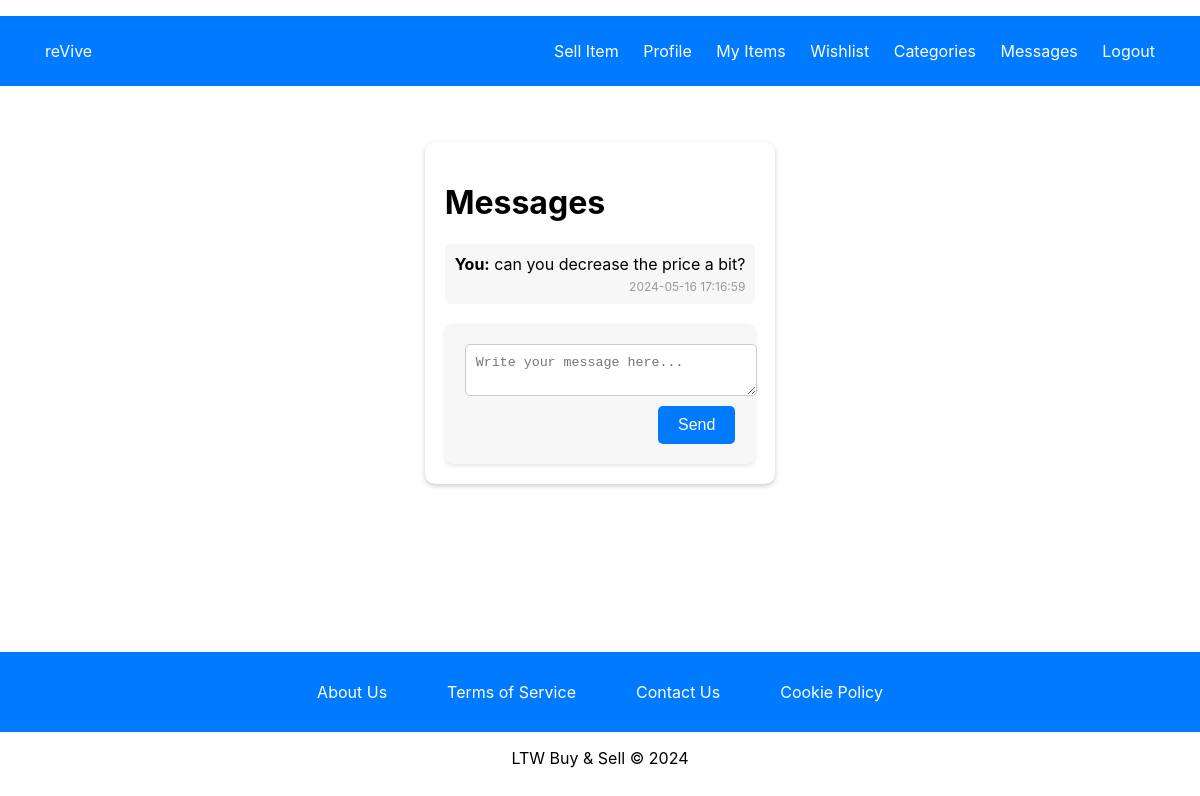
/pages/message.php?item_id=12&receiver_id=5 (signed in), run on an earlier commit of the app's database.
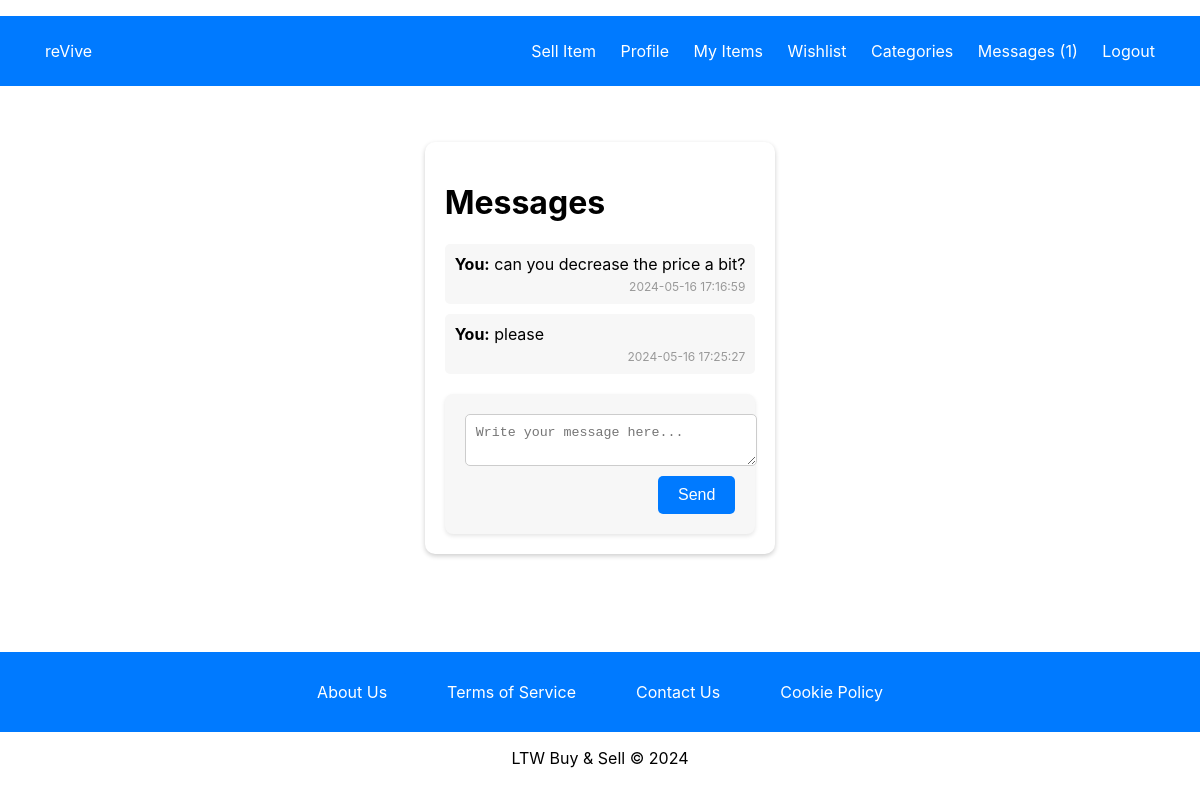
And on a later commit of the database.
### tables this page shows
CREATE TABLE messages (
    id INTEGER PRIMARY KEY AUTOINCREMENT,
    sender_id INTEGER NOT NULL,
    receiver_id INTEGER NOT NULL,
    item_id INTEGER NOT NULL,
    message TEXT NOT NULL,
    timestamp DATETIME DEFAULT CURRENT_TIMESTAMP,
    is_read INT DEFAULT 0,
    FOREIGN KEY (sender_id) REFERENCES users(user_id),
    FOREIGN KEY (receiver_id) REFERENCES users(user_id),
    FOREIGN KEY (item_id) REFERENCES items(item_id)
);

### utils/session.php (called while the page is built, shortened)
<?php
class Session {
    public function isLoggedIn() {
        return isset($_SESSION['user_id']);
    }
    public function getId() {
        return $_SESSION['user_id'] ?? null;
    }
    public function getUnreadMessageCount(PDO $db) {
        $userId = $this->getId();
        $stmt = $db->prepare('SELECT COUNT(*) FROM messages WHERE receiver_id = ? AND is_read = 0');
        $stmt->execute([$userId]);
        return $stmt->fetchColumn();
    }
}
?>

### database/messages.class.php (called while the page is built, shortened)
<?php
class Message {
    public static function getMessages(PDO $db, int $user_id, int $receiver_id, int $item_id): array {
        $stmt = $db->prepare('
            SELECT *
            FROM messages
            WHERE (sender_id = ? AND receiver_id = ? OR sender_id = ? AND receiver_id = ?)
            AND item_id = ?
            ORDER BY timestamp ASC
        ');
        $stmt->execute([$user_id, $receiver_id, $receiver_id, $user_id, $item_id]);
        $messages = $stmt->fetchAll(PDO::FETCH_ASSOC);
        $stmt = $db->prepare('UPDATE messages SET is_read = 1 WHERE receiver_id = ? AND sender_id = ? AND item_id = ?');
        $stmt->execute([$user_id, $receiver_id, $item_id]);
        return $messages;
    }
}

### database/connection.db.php (called while the page is built, shortened)
<?php
  function getDatabaseConnection() : PDO {
    $db = new PDO('sqlite:' . __DIR__ . '/../database/sql/ltw_project.db');
    $db->setAttribute(PDO::ATTR_DEFAULT_FETCH_MODE, PDO::FETCH_ASSOC);
    $db->setAttribute(PDO::ATTR_ERRMODE, PDO::ERRMODE_EXCEPTION);
    return $db;
  }
?>

### pages/message.php (the view, shortened to what the changed rows need)
<?php
require_once(__DIR__ . '/../templates/common.php');
require_once(__DIR__ . '/../database/connection.db.php');
require_once(__DIR__ . '/../database/messages.class.php');
require_once(__DIR__ . '/../utils/session.php');
$session = new Session();
$db = getDatabaseConnection();
$itemId = intval($_GET['item_id'] ?? 0);
$receiverId = intval($_GET['receiver_id'] ?? 0);
$senderId = $session->getId();
$messages = Message::getMessages($db, $senderId, $receiverId, $itemId);
drawHeader('Messages', true, $session->isLoggedIn(), $session);
?>
<link rel="stylesheet" type="text/css" href="../styles/messages.css">
<div class="messages-container">
    <h1>Messages</h1>
    <div class="message-list">
        <?php if (!empty($messages)): ?>
            <?php foreach ($messages as $message): ?>
                <div class="message">
                    <p><strong><?= htmlspecialchars($message['sender_id']) == $session->getId() ? 'You' : 'Seller' ?>:</strong> <?= htmlspecialchars($message['message']) ?></p>
                    <span class="timestamp"><?= htmlspecialchars($message['timestamp']) ?></span>
                </div>
            <?php endforeach; ?>
        <?php else: ?>
            <p>No messages found.</p>
        <?php endif; ?>
    </div>
</div>
<?php
drawFooter();
?>

### templates/common.php (shortened to what the changed rows need)
<?php
require_once(__DIR__ . '/../utils/session.php');
require_once(__DIR__ . '/../database/connection.db.php');
function drawHeader($title = 'reVive : Buy and Sell', $includeTopBar = false, $includeProfileIcon = false, Session $session = null) {
    ?>
    <!DOCTYPE html>
    <html lang="en">
    <head>
        <link rel="stylesheet" type="text/css" href="../styles/register.css">
        <link rel="stylesheet" type="text/css" href="../styles/mainPage.css">
        <link rel="stylesheet" type="text/css" href="../styles/login.css">
        <link rel="stylesheet" type="text/css" href="../styles/common.css">
    </head>
    <body>
        <header>
            <?php if ($includeTopBar): ?>
            <div class="top-bar">
                <div class="top-bar-right">
                    <?php if ($session && $session->isLoggedIn()): ?>
                        <a href="../pages/create_item.php" class="profile-icon">Sell Item</a>
                        <?php if ($includeProfileIcon): ?>
                            <a href="../pages/profile.php" class="profile-icon">Profile</a>
                        <?php endif; ?>
                        <a href="../pages/my_items.php">My Items</a>
                        <a href="../pages/wishlist.php">Wishlist</a>
                        <a href="../pages/categories.php">Categories</a>
                        <?php $unreadCount = $session->getUnreadMessageCount(getDatabaseConnection()); ?>
                        <a href="../pages/conversations.php">Messages<?= $unreadCount > 0 ? " ($unreadCount)" : "" ?></a>
                        <a href="../actions/action_logout.php">Logout</a>
                    <?php else: ?>
                        <a href="../pages/login.php">Login</a>
                        <a href="../pages/register.php">Create Account</a>
                    <?php endif; ?>
                </div>
            </div>
            <?php endif; ?>
        </header>
        <main>
    <?php
}
function drawFooter() {
    ?>
        </main>
    </body>
    </html>
    <?php
}
?>

What changed in the data, as far as the page shows it:
added messages: shows "You", message "please", timestamp "2024-05-16 17:25:27"
Also different on the page:
$unreadCount: (not shown) → "1"
